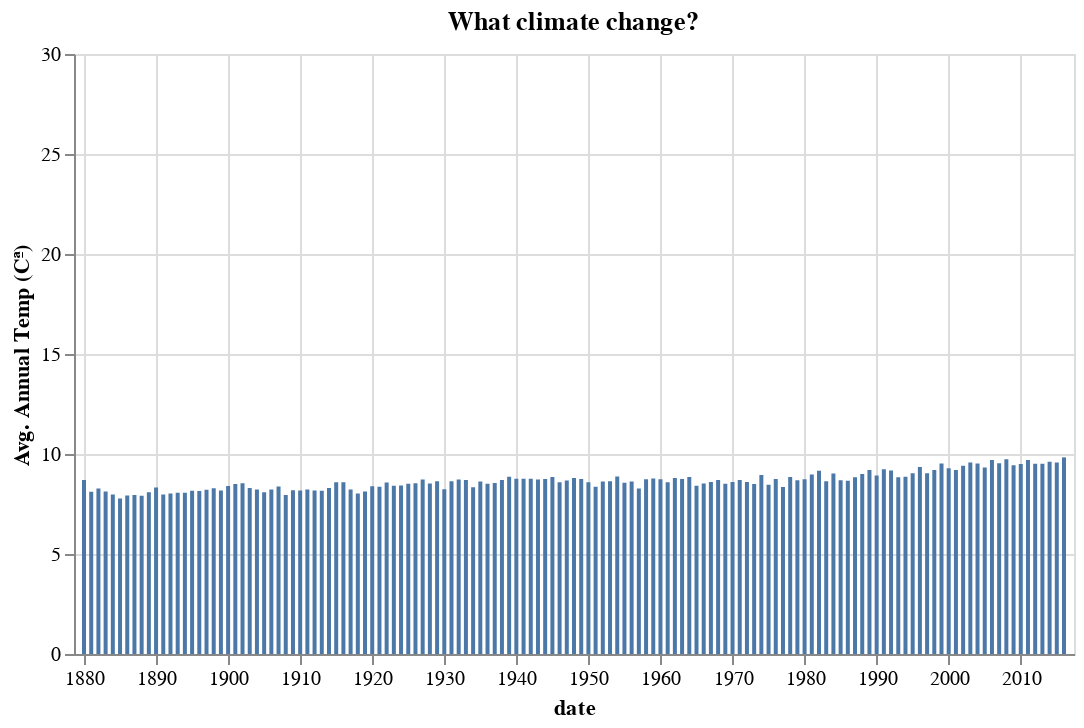

The cell this chart's notebook holds for it:
### Code cell
alt.Chart(plot_data, height=300, width=500, title='What climate change?') \
    .mark_bar(size=2) \
    .encode(
    x=alt.X('dt', title='date'),
    y=alt.Y('LandAverageTemperature',
            scale=alt.Scale(domain=(0, 30)),
            title='Avg. Annual Temp (Cª)')
)

### Figure 1 — Vega-Lite specification as saved in the notebook (floating-point values rounded to 4 significant figures; data arrays with more than 128 entries replaced by an {"elided": "..."} marker saying what was removed)
{"$schema": "https://vega.github.io/schema/vega-lite/v2.6.0.json", "config": {"view": {"height": 300, "width": 400}}, "data": {"name": "data-8a1f0c16d326005c8fc7bb881b4dbe7a"}, "datasets": {"data-8a1f0c16d326005c8fc7bb881b4dbe7a": {"elided": "137 records"}}, "encoding": {"x": {"field": "dt", "title": "date", "type": "temporal"}, "y": {"field": "LandAverageTemperature", "scale": {"domain": [0, 30]}, "title": "Avg. Annual Temp (Cª)", "type": "quantitative"}}, "height": 300, "mark": {"size": 2, "type": "bar"}, "title": "What climate change?", "width": 500}
